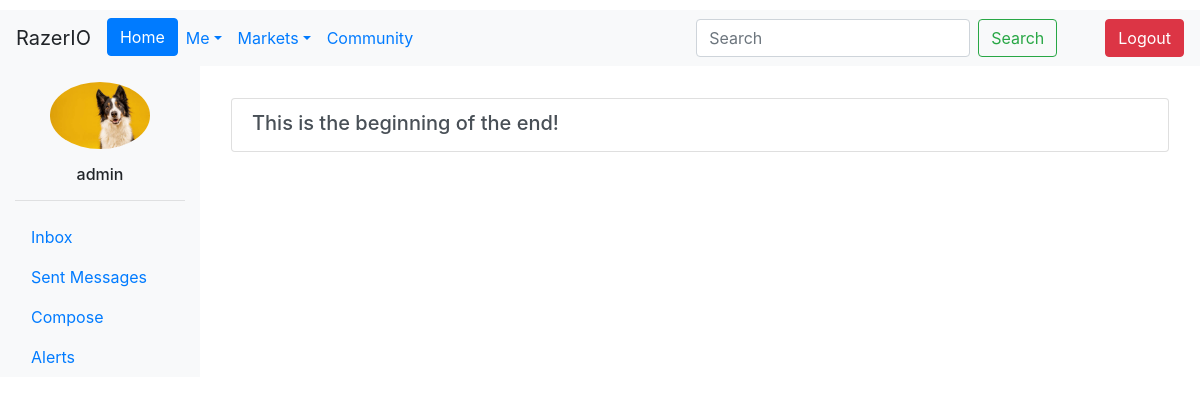
The page /inbox/ (signed in) on the database as committed earlier.
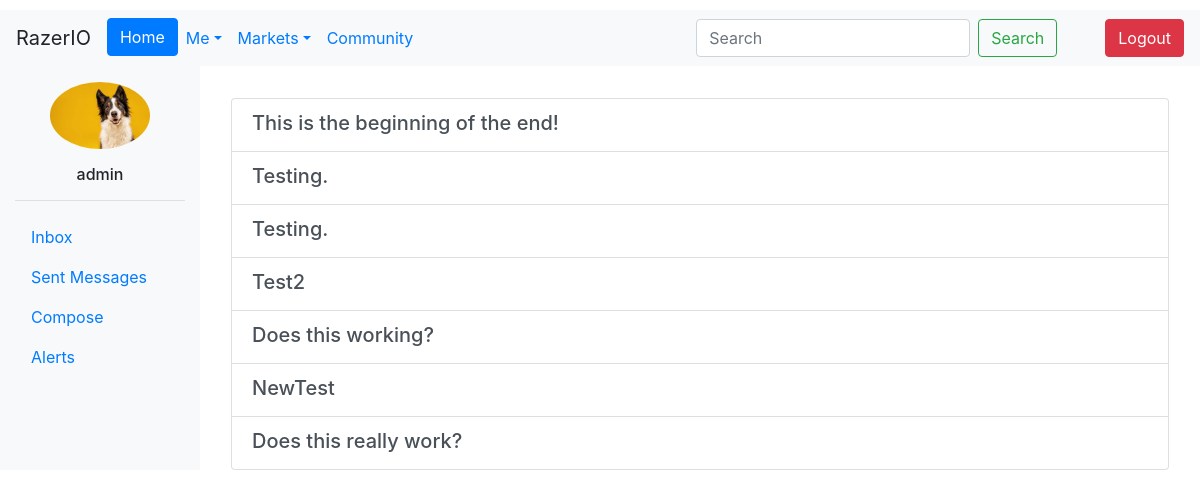
The same page on the database as committed later.
### MessagingAlerts/models.py (models this page shows, shortened)
class Conversation(models.Model):
    participants = models.ManyToManyField(User, through='Participant', related_name='conversations')
    created_at = models.DateTimeField(auto_now_add=True)
    subject = models.TextField(max_length=256, blank=True, null=True)

### MessagingAlerts/views.py (the view)
# urls.py: path('inbox/', inbox, name='inbox'),
def inbox(request):
    user = request.user
    participant_conversation_ids = Participant.objects.filter(user=request.user).values_list('conversation', flat=True)
    conversations = Conversation.objects.filter(id__in=participant_conversation_ids)
    context = {'conversations':conversations, 'participantids':participant_conversation_ids}
    return render(request, 'inbox.html', context=context)

### templates/inbox.html (shortened to what this page needs)
{% extends 'base.html' %}
{% load static %}
{% block content %}
<div class="container-fluid">
  <div class="row">
    <div class="col-md-2 col-sm-3 bg-light">
      <div class="pt-3">
    {% if request.user.ProfilePic %}
      <img src="{{ request.user.ProfilePic.url }}" alt="Profile Image" class="rounded-circle mx-auto d-block img-fluid" width="100">
    {% else %}
      <img src="{% static 'img/pfp.jpg' %}" alt="Profile Image" class="rounded-circle mx-auto d-block img-fluid" width="100">
    {% endif %}
        <h6 class="text-center mt-3">{{ request.user.username }}</h6>
      </div>
      <hr>
      <ul class="nav flex-column">
          <li class="nav-item">
            <a class="nav-link" href="{% url 'inbox' %}">Inbox</a>
          </li>
          <li class="nav-item">
            <a class="nav-link" href="{% url 'outbox' %}">Sent Messages</a>
          </li>
          <li class="nav-item">
            <a class="nav-link" href="{% url 'new_conversation' %}">Compose</a>
          </li>
          <li class="nav-item">
            <a class="nav-link" href="{% url 'alerts' %}">Alerts</a>
          </li>
        </ul>
    </div>
    <div class="col-md-10 col-sm-9">
      <div class="pt-3 px-3">
        <div class="list-group">
          {% for conversation in conversations %}
          <a href="{% url 'conversation' id=conversation.id %}" class="list-group-item list-group-item-action{% if conversation.is_read %} read{% endif %}">
            <div class="d-flex w-100 justify-content-between">
              <h5 class="mb-1">{{ conversation.subject }}</h5>
            </div>
          </a>
          {% empty %}
          <p>No messages yet.</p>
          {% endfor %}
        </div>
      </div>
    </div>
  </div>
</div>
{% endblock %}

Rows that differ between the two databases and show on the page:
added Conversation: subject "Testing."
added Conversation: subject "Testing."
added Conversation: subject "Test2"
added Conversation: subject "Does this working?"
added Conversation: subject "NewTest"
added Conversation: subject "Does this really work?"
